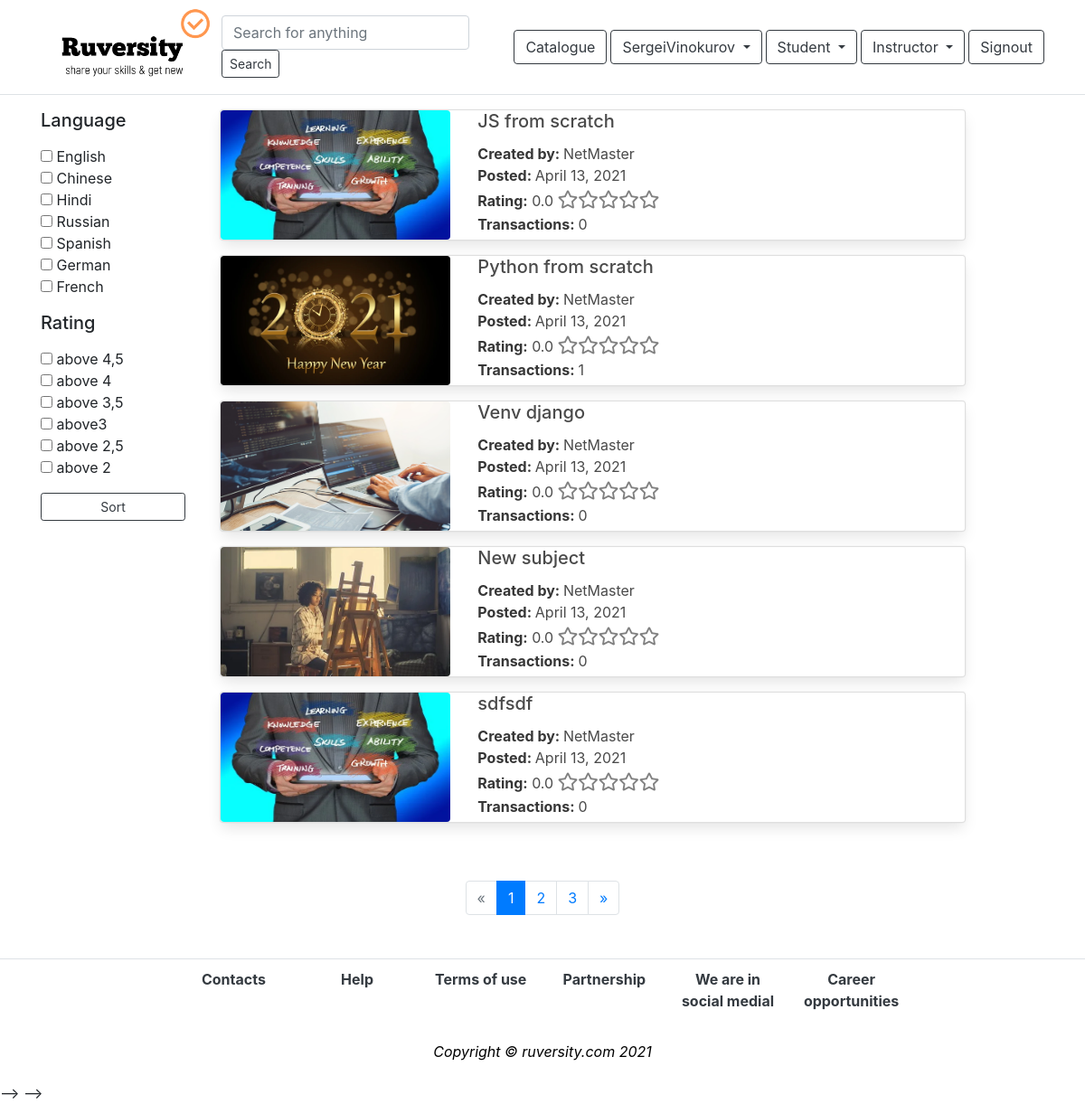
Before: /list_software/ (signed in) with the older database file.
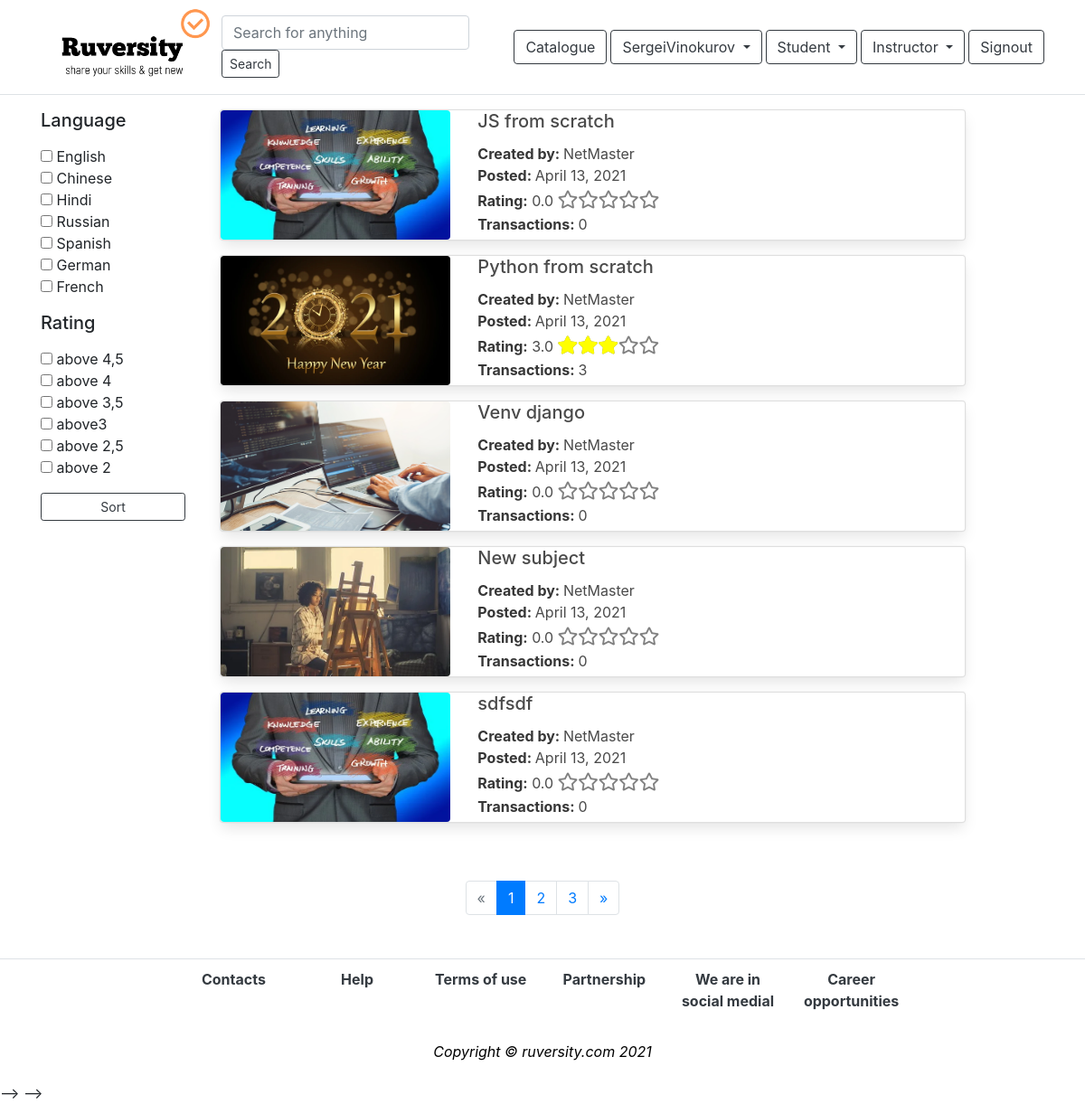
After: the same page with the newer database file.
### app_content/models.py (models this page shows, shortened)
class MainSubject(models.Model):
    category = models.ForeignKey(Category, on_delete=models.DO_NOTHING)
    title = models.CharField(max_length=100)
    description = models.TextField(null=True)
    prerequisite = models.TextField(null=True)
    date_posted = models.DateField(auto_now_add=True)
    thumbnail_file = models.FileField(upload_to='uploads')
    author = models.ForeignKey(User, on_delete=models.DO_NOTHING)
    price = models.ForeignKey(Price, on_delete=models.DO_NOTHING)
    language = models.ForeignKey(Language, on_delete=models.DO_NOTHING)
    percent = models.CharField(max_length=50, default='0%')
    total = models.IntegerField(default=0)  # Общее число баллов
    quantity = models.IntegerField(default=0)  # Кол-во оценок
    av_rating = models.DecimalField(max_digits=3, decimal_places=1, default=0)  # average rating
    transactions = models.IntegerField(default=0)#counter
    reviews = models.IntegerField(default=0)#counter
    ready = models.BooleanField(default=False)
    checked = models.BooleanField(default=False)
    blocked = models.BooleanField(default=False)
    discount_programs = models.BooleanField(default=True)
    length = models.DecimalField(max_digits=5, decimal_places=2, default=0)

### app_content/views.py (the view)
# urls.py: path('list_software/', views.list_software, name='list_software'),
def list_software(request):
    category = Category.objects.get(name='Software & IT')
    query = MainSubject.objects.filter(
        category=category, ready='True').exclude(blocked='True')
    if request.user.is_authenticated:
        if 'language' in request.GET:
            languages = request.GET.getlist('language', None)
            languages = Language.objects.filter(name__in=languages)
            query = query.filter(language__in=languages)
            if 'rating' in request.GET:
                rating = request.GET['rating']
                query = query.filter(av_rating__gte=rating)
                paginator = Paginator(query, 5)
                page = request.GET.get('page')
                query_paged = paginator.get_page(page)
                context = {
                    'query': query_paged
                }
                return render(request, 'contents/list_software.html', context)
            else:
                paginator = Paginator(query, 5)
                page = request.GET.get('page')
                query_paged = paginator.get_page(page)
                context = {
                    'query': query_paged
                }
                return render(request, 'contents/list_software.html', context)
        else:
            if 'rating' in request.GET:
                rating = request.GET['rating']
                query = query.filter(av_rating__gte=rating)
                paginator = Paginator(query, 5)
                page = request.GET.get('page')
                query_paged = paginator.get_page(page)
                context = {
                    'query': query_paged
                }
                return render(request, 'contents/list_software.html', context)
            else:
                paginator = Paginator(query, 5)
                page = request.GET.get('page')
                query_paged = paginator.get_page(page)
                context = {
                    'query': query_paged
                }
                return render(request, 'contents/list_software.html', context)
    else:
        return redirect('login')

### templates/contents/list_software.html (shortened to what the changed rows need)
{% extends 'base.html'%}
{% load static %}
{%block content%}
<div class="container">
    <div class="row mt-3">
        <div class="col-9">
            {% for subject in query %}
            <div class="row">
                <div class="col">
                    <div class="card mb-3 img_scale" >
                        <div class="row">
                            <div class="col-md-4">
                                <a href="{% url 'subject' subject.id %}">
                                    <figure class="image is-16by9 mb-0" >
                                        <img src="{{subject.thumbnail_file.url}}" alt="Placeholder image"
                                            class='rounded-2 img-fluid'>
                                    </figure>
                                </a>
                            </div>
                            <div class="col-md-8">
                                <div class="row">
                                    <div class="col">
                                        <h5 class="card-title">{{subject.title}}</h5>
                                    </div>
                                </div>
                                <div class="row">
                                    <div class="col">
                                        <strong>Created by: </strong> {{subject.author}}
                                    </div>
                                </div>
                                <div class="row">
                                    <div class="col">
                                        <strong>Posted: </strong> {{subject.date_posted}}
                                    </div>
                                </div>
                                <div class="row">
                                    <div class="col">
                                        <strong>Rating:</strong> {{subject.av_rating}}
                                        <div class="stars-outer">
                                            <div class="stars-inner" style="width:{{subject.percent}}"></div>
                                        </div>
                                    </div>
                                </div>
                                <div class="row">
                                    <div class="col">
                                        <strong>Transactions: </strong> {{subject.transactions}}
                                    </div>
                                </div>
                            </div>
                        </div>
                    </div>
                </div>
            </div>
            {% endfor %}
        </div>
    </div>
</div>
{% endblock %}

Changed rows visible on the page:
changed MainSubject "Python from scratch": av_rating "0.0" → "3.0"; percent "0%" → "60.0%" (drawn); transactions "1" → "3"
